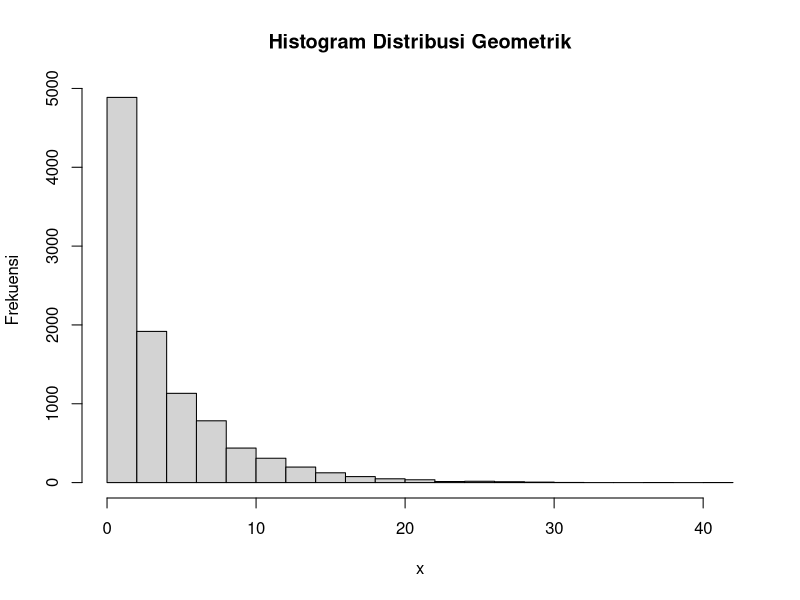
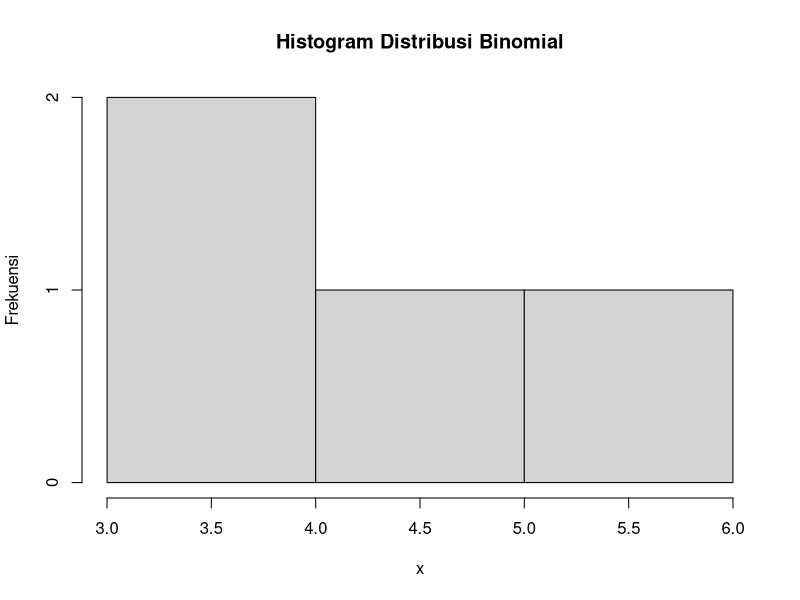
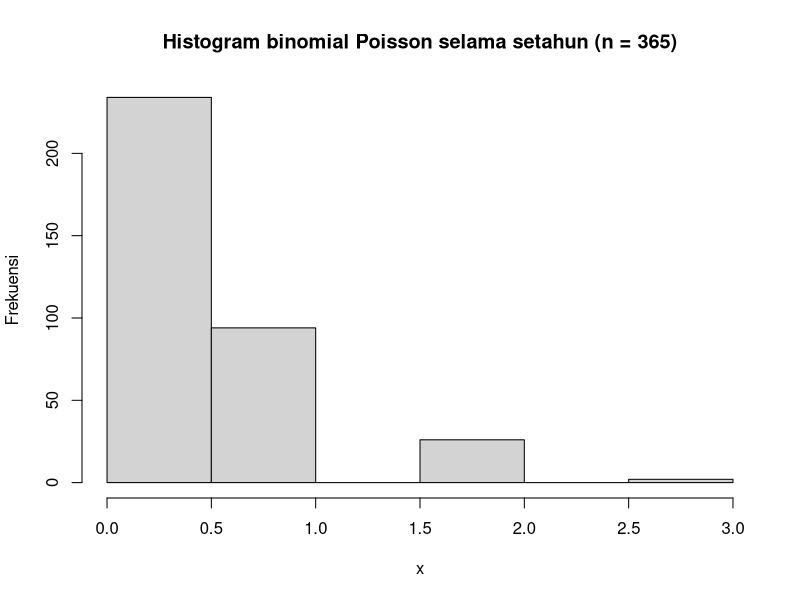
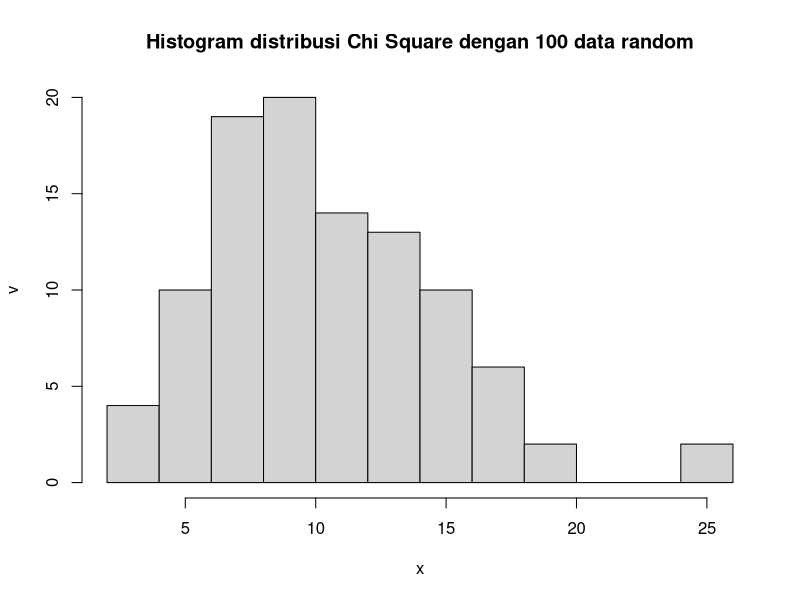
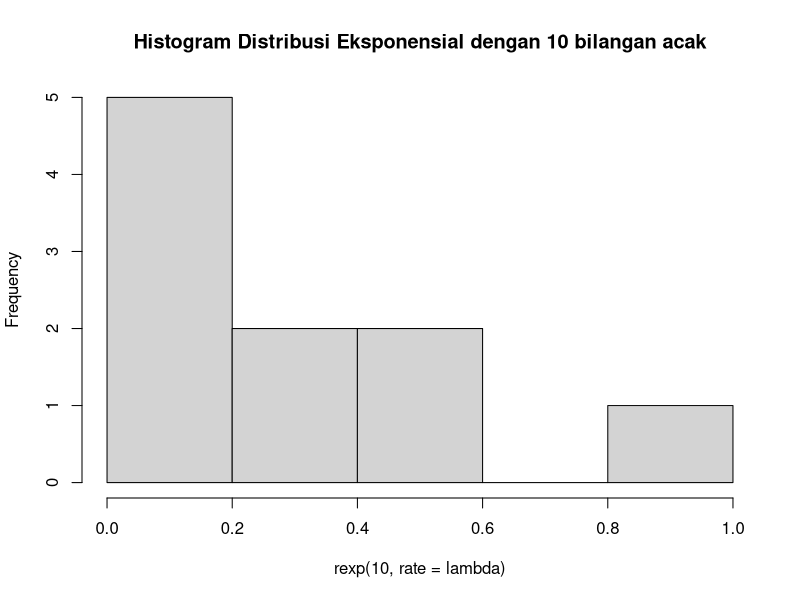
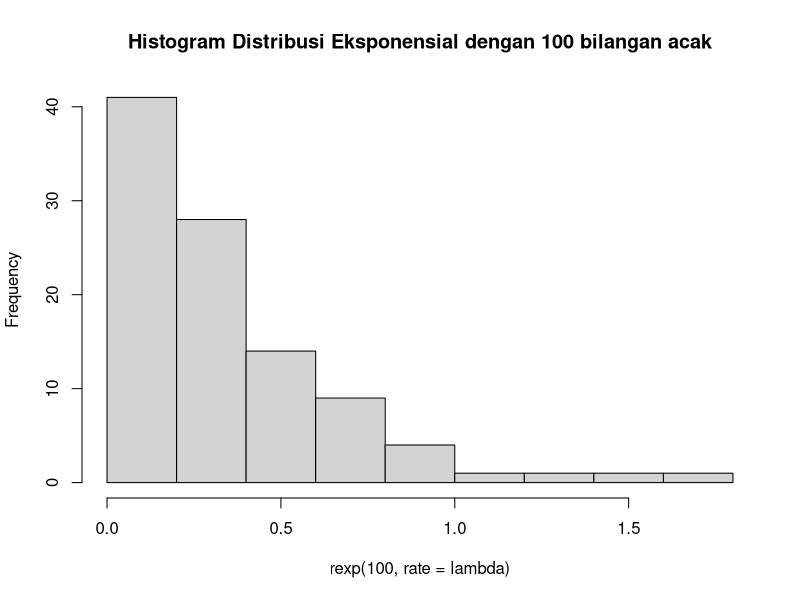
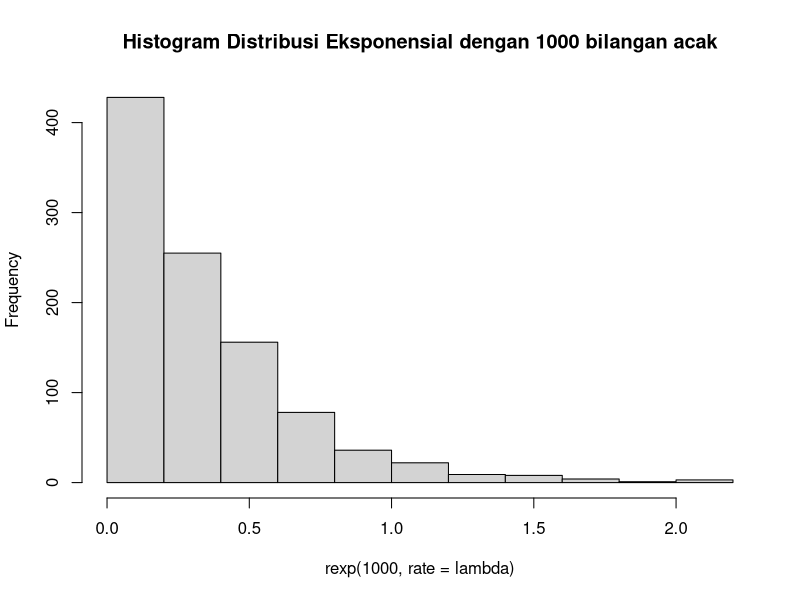
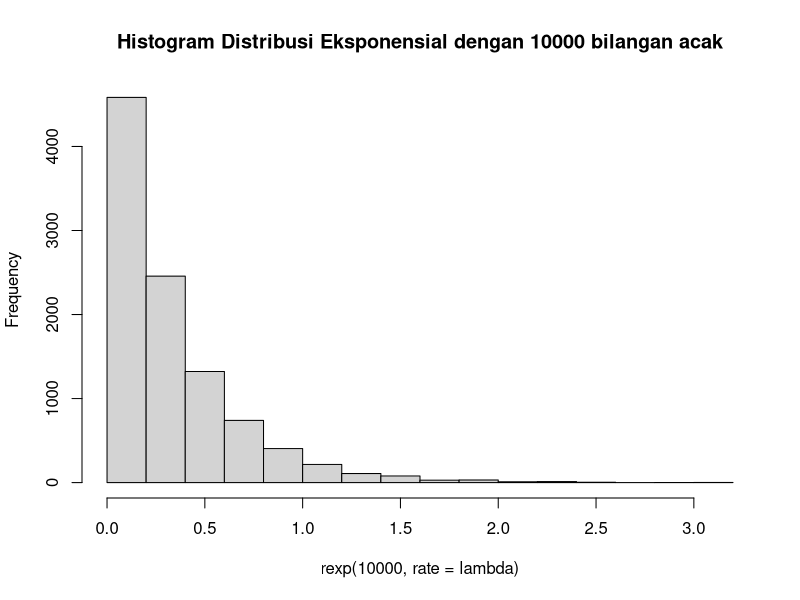

The R script that drew these images, in order:
# SOAL 1
# 1a
x = 3
p = 0.2
dgeom(x, prob = p)

# 1b
mean(rgeom(n = 10000, prob = p) == x)

# 1d
hist(rgeom(n = 10000, prob = p), xlab = "x", ylab = "Frekuensi", main = "Histogram Distribusi Geometrik")

# 1e
rataan = 1 / p
rataan 
varian = (1 - p) / (p * p)
varian


# SOAL 2
# 2a
n = 20
p = 0.2
x = 4
dbinom(x, n, prob = p)

# 2b
hist(rbinom(x, n, prob = p), xlab =  "x", ylab = "Frekuensi", main = "Histogram Distribusi Binomial")

# 2c
rataan = n * p
rataan
varian = n * p * (1 - p)
varian


# SOAL 3
# 3a
lambda = 0.45
x = 6
dpois(x, lambda)

# 3b
hist(rpois(n = 356, lambda), xlab = "x", ylab = "Frekuensi", main = "Histogram binomial Poisson selama setahun (n = 365)")

# 3d
rataan = varian = lambda
rataan
varian


# SOAL 4
# 4a
x = 2
v = 10
dchisq(x, v)

# 4b
hist(rchisq(n = 100, v), xlab = "x", ylab = "v", main = "Histogram distribusi Chi Square dengan 100 data random")

# 4c
rataan = v
rataan
varian = 2 * v
varian

# SOAL 5
# 5a
lambda = 3
set.seed(1)
rexp(1, rate = lambda)

# 5b
hist(rexp(10, rate = lambda), main = "Histogram Distribusi Eksponensial dengan 10 bilangan acak")
hist(rexp(100, rate = lambda), main = "Histogram Distribusi Eksponensial dengan 100 bilangan acak")
hist(rexp(1000, rate = lambda), main = "Histogram Distribusi Eksponensial dengan 1000 bilangan acak")
hist(rexp(10000, rate = lambda), main = "Histogram Distribusi Eksponensial dengan 10000 bilangan acak")

# 5c
set.seed(1)
rataan = mean(rexp(n = 100, rate = lambda))
rataan
varian = sd(rexp(n = 100, rate = lambda))
varian = varian * varian
varian
